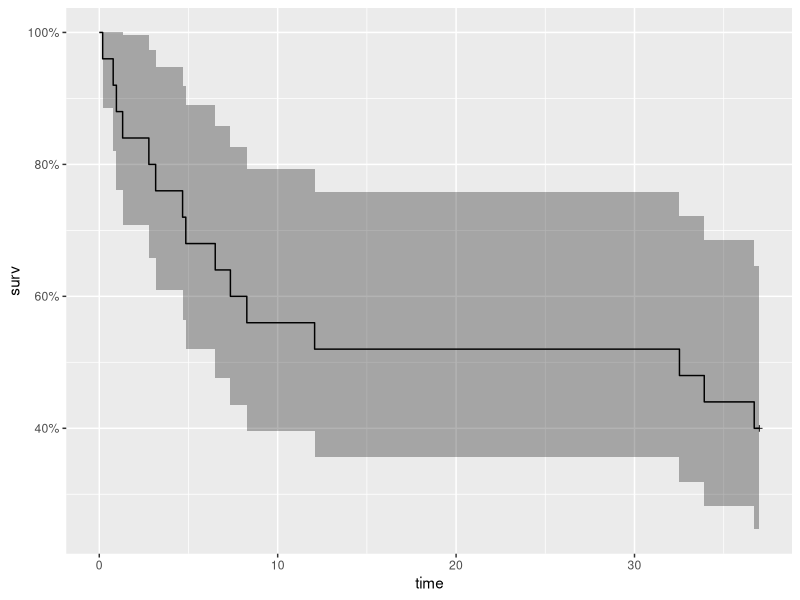
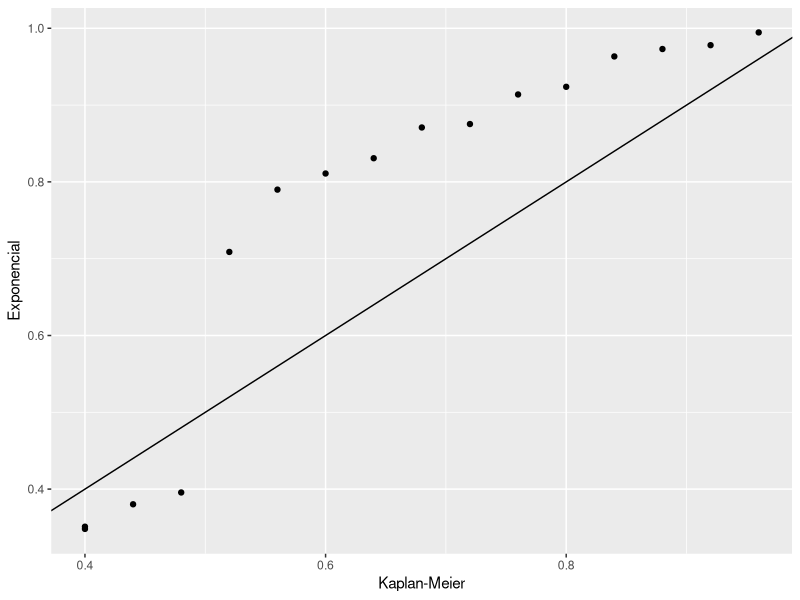
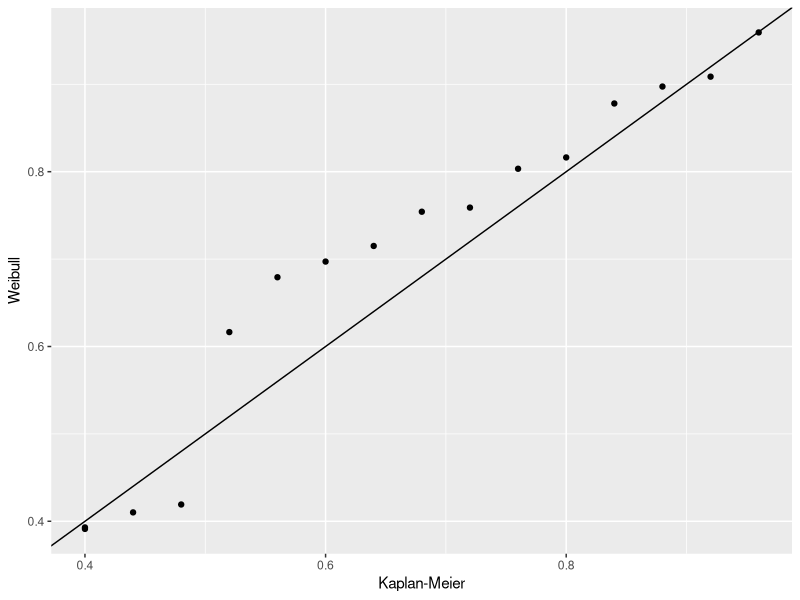
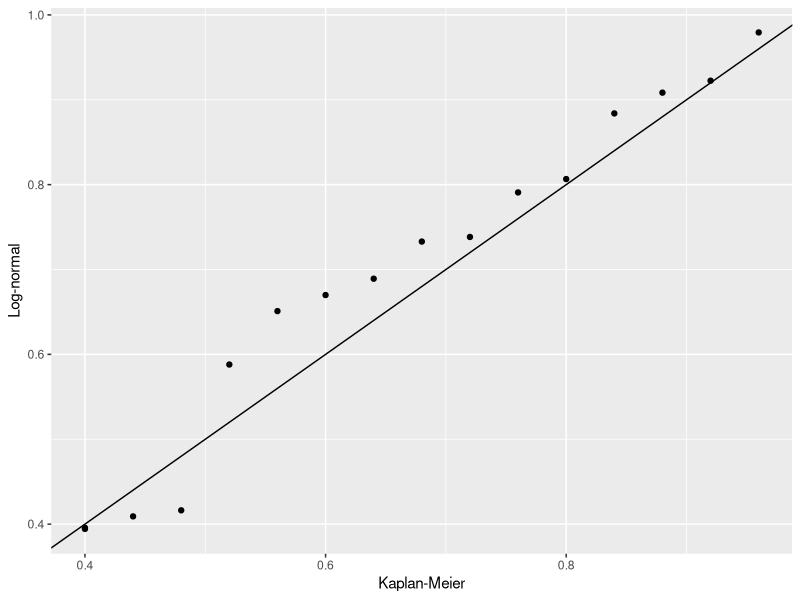
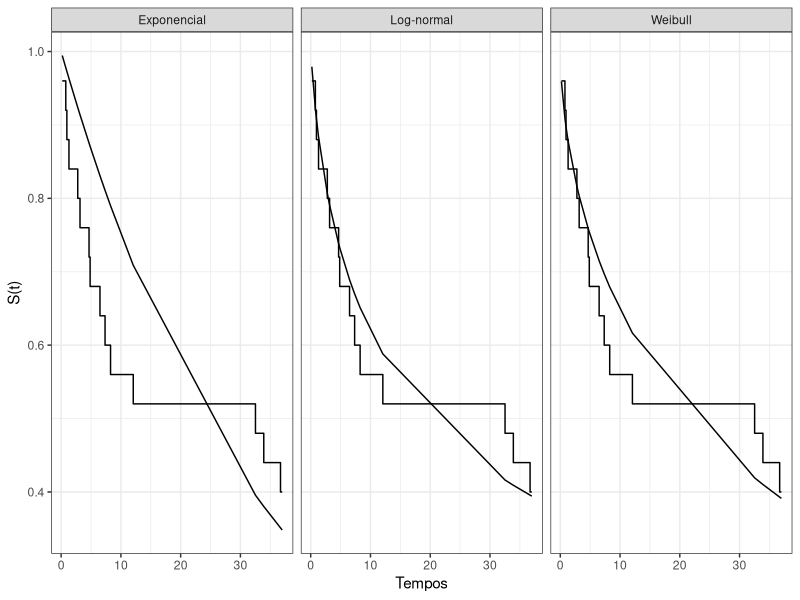

These charts were generated, in order, by the following R code:
library(tidyverse)
library(survival)
library(ggplot2)
library(ggfortify)
library(ranger)

# Questão 2

tempos <- c(
	0.19, 0.78, 0.96, 1.31,
	2.78, 3.16, 4.67, 4.85,
	6.5, 7.35, 8.27, 12.07,
	32.52, 33.91, 36.71, rep(37, 10)
)

cens <- c(
	rep(1, 15), rep(0, 10)
)

ekm <- survfit(Surv(tempos, cens) ~ 1)

# a)

tempo_mediano <- ((32.52 - 12.07) * 0.02) / 0.04 + 12.07

autoplot(ekm)

# b)

# c)

# Questão 3

tempos3 <- c(
	7, 34, 42, 63, 64, 74, 83, 84, 91,
	108, 112, 129, 133, 133, 139, 140, 140,
	146, 149, 154, 157, 160, 160, 165,
	173, 176, 185, 218, 225, 241, 248,
	273, 277, 279, 297, 319, 405, 417,
	420, 440, 523, 523, 583, 594, 1101,
	1116, 1146, 1226, 1349, 1412, 1417
)

cens3 <- c(
	rep(1, 5), 0, rep(1, 20),
	0, rep(1, 6), 0, 1, 0, rep(1, 5),
	0, rep(1, 3), 0, 1, 0, 0, 0, 1
)

ekm2 <- survfit(Surv(tempos3, cens3) ~ 1)

# Questão 4

tempos4 <- c(
	28, 89, 175, 195, 309, 377, 393, 421,
	447, 462, 709, 744, 770, 1106, 1206,
	34, 88, 137, 199, 280, 291, 299, 300,
	309, 351, 358, 369, 369, 370, 375, 382,
	392, 429, 451, 1119
)

cens4 <- c(
	rep(1, 5), rep(0, 4),
	1, rep(0, 5), rep(1, 6),
	0, 0, rep(1, 9), 0, 1, 0
)

grupos <- c(
	rep(1, 15), rep(2, 20)
)

ekm4 <- survfit(Surv(tempos4, cens4) ~ grupos)
survdiff(Surv(tempos4, cens4) ~ grupos, rho=0)

# Exercício 6

tempos6 <- c(
	31, 40, 43, 44, 46, 46, 47, 48,
	48, 49, 50, 50, rep(60, 8),
	48, 48, rep(49, 4), rep(50, 4),
	53, 53, rep(54, 3), rep(55, 5)
)

cens6 <- c(
	rep(1, 16), rep(0, 4),
	rep(1, 16), rep(0, 4)
)

grupos6 <- c(
	rep("A", 20),
	rep("B", 20)
)

ekm6 <- survfit(Surv(tempos6, cens6) ~ grupos6)

# a)

# Não existe diferença entre as embalagens

survdiff(Surv(tempos6, cens6) ~ grupos6)

# Exércicios 3.7

# Exercicio 1

surv_weibull <- \(t, alpha, gamma) {
	exp(-(t/alpha)^gamma)
}

# a) probabilidade do rato sobreviver sem tumos aos primeiros 30 dias
# ou 45 dias

dias_30 <- surv_weibull(30, 100, 2)
dias_45 <- surv_weibull(45, 100, 2)

# b) tempo médio

media <- 100 * gamma(3/2)

# c) tempo mediano

mediano <- 100 * sqrt(-log(0.5))

# d) taxa de falha

funcao_risco_weibull <- \(t, alpha, gamma) {
	gamma * t / (alpha ^ gamma)
}

taxafalha_30 <- funcao_risco_weibull(30, 100, 2)
taxafalha_45 <- funcao_risco_weibull(45, 100, 2)
taxafalha_60 <- funcao_risco_weibull(60, 100, 2)

# Questão 2



# Questão 3

tempos_cap3 <- c(
	0.19, 0.78, 0.96, 1.31, 2.78,
	3.16, 4.67, 4.85, 6.50, 7.35,
	8.27, 12.07, 32.52, 33.91, 36.71, rep(37, 10)
)

cens_cap3 <- c(
	rep(1, 15), rep(0, 10)
)

ajust1_exp <- survreg(
	Surv(tempos_cap3, cens_cap3) ~ 1, dist = "exponential"
)
lambda <- exp(ajust1_exp$coefficients[1])

ajust1_weibull <- survreg(
	Surv(tempos_cap3, cens_cap3) ~ 1, dist = "weibull"
)
alpha <- exp(ajust1_weibull$coefficients[1])
gama <- 1 / ajust1_weibull$scale

ajust1_lognormal <- survreg(
	Surv(tempos_cap3, cens_cap3) ~ 1, dist = "lognormal"
)

ekm_cap3_quest3 <- survfit(Surv(tempos_cap3, cens_cap3) ~ 1)
time <- ekm_cap3_quest3$time
ste <- exp(-time/lambda)
stw <- exp(-(time/alpha)^gama)
stln <- pnorm((-log(time) + ajust1_lognormal$coefficients)/ajust1_lognormal$scale)

tabela_ajustados <- tibble(
	Tempos = time,
	`Kaplan-Meier` = ekm_cap3_quest3$surv,
	Exponencial = ste,
	Weibull = stw,
	`Log-normal` = stln
)

tabela_ajustados |>
	ggplot(aes(x = `Kaplan-Meier`, y = Exponencial)) +
	geom_point() +
	geom_abline()

tabela_ajustados |>
	ggplot(aes(x = `Kaplan-Meier`, y = Weibull)) +
	geom_point() +
	geom_abline()

# a melhor foi a log-normal.

tabela_ajustados |>
	ggplot(aes(x = `Kaplan-Meier`, y = `Log-normal`)) +
	geom_point() +
	geom_abline()

# O gráfico da log-normal parece ser aquela que melhor se ajusta

tabela_ajustados |>
  pivot_longer(
    cols = -c(Tempos, `Kaplan-Meier`),
    names_to = "Distribuição",
    values_to = "S(t)"
  ) |>
  ggplot(aes(x = Tempos, y = `S(t)`)) +
  geom_line() +
  geom_step(
    data = tabela_ajustados,
    aes(x = Tempos, y = `Kaplan-Meier`)
  ) +
  facet_wrap(vars(`Distribuição`)) +
  theme_bw()

# a)

tempo_mediano_isolante <- exp(qnorm(0.5) * sqrt(ajust1_lognormal$scale) + ajust1_lognormal$coefficients)

# b)
